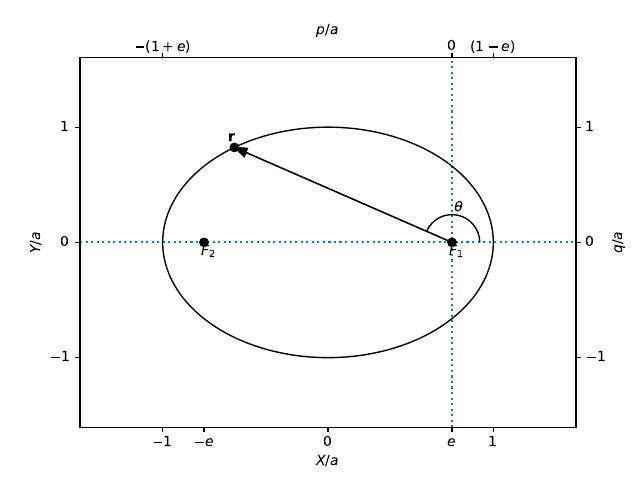

Source code (Python):
#!/usr/bin/env python

import numpy as np
import matplotlib as mpl
import matplotlib.pyplot as plt

# mpl.style.use("sm")

from matplotlib.patches import Arc
from matplotlib.transforms import Bbox, IdentityTransform, TransformedBbox


class AngleAnnotation(Arc):
    """Draws a cicular arc between two vectors

    Copied from https://matplotlib.org/stable/gallery/text_labels_and_annotations/angle_annotation.html#sphx-glr-gallery-text-labels-and-annotations-angle-annotation-py

    """
    def __init__(self, xy, p1, p2, size=75, unit="points", ax=None,
                 text="", textposition="inside", text_kw=None, **kwargs):
        """
        Parameters
        ----------
        xy, p1, p2 : tuple or array of two floats
            Center position and two points. Angle annotation is drawn between
            the two vectors connecting *p1* and *p2* with *xy*, respectively.
            Units are data coordinates.

        size : float
            Diameter of the angle annotation in units specified by *unit*.

        unit : str
            One of the following strings to specify the unit of *size*:

            * "pixels": pixels
            * "points": points, use points instead of pixels to not have a
              dependence on the DPI
            * "axes width", "axes height": relative units of Axes width, height
            * "axes min", "axes max": minimum or maximum of relative Axes
              width, height

        ax : `matplotlib.axes.Axes`
            The Axes to add the angle annotation to.

        text : str
            The text to mark the angle with.

        textposition : {"inside", "outside", "edge"}
            Whether to show the text in- or outside the arc. "edge" can be used
            for custom positions anchored at the arc's edge.

        text_kw : dict
            Dictionary of arguments passed to the Annotation.

        **kwargs
            Further parameters are passed to `matplotlib.patches.Arc`. Use this
            to specify, color, linewidth etc. of the arc.

        """
        self.ax = ax or plt.gca()
        self._xydata = xy  # in data coordinates
        self.vec1 = p1
        self.vec2 = p2
        self.size = size
        self.unit = unit
        self.textposition = textposition

        super().__init__(self._xydata, size, size, angle=0.0,
                         theta1=self.theta1, theta2=self.theta2, **kwargs)

        self.set_transform(IdentityTransform())
        self.ax.add_patch(self)

        self.kw = dict(ha="center", va="center",
                       xycoords=IdentityTransform(),
                       xytext=(0, 0), textcoords="offset points",
                       annotation_clip=True)
        self.kw.update(text_kw or {})
        self.text = ax.annotate(text, xy=self._center, **self.kw)

    def get_size(self):
        factor = 1.
        if self.unit == "points":
            factor = self.ax.figure.dpi / 72.
        elif self.unit[:4] == "axes":
            b = TransformedBbox(Bbox.unit(), self.ax.transAxes)
            dic = {"max": max(b.width, b.height),
                   "min": min(b.width, b.height),
                   "width": b.width, "height": b.height}
            factor = dic[self.unit[5:]]
        return self.size * factor

    def set_size(self, size):
        self.size = size

    def get_center_in_pixels(self):
        """return center in pixels"""
        return self.ax.transData.transform(self._xydata)

    def set_center(self, xy):
        """set center in data coordinates"""
        self._xydata = xy

    def get_theta(self, vec):
        vec_in_pixels = self.ax.transData.transform(vec) - self._center
        return np.rad2deg(np.arctan2(vec_in_pixels[1], vec_in_pixels[0]))

    def get_theta1(self):
        return self.get_theta(self.vec1)

    def get_theta2(self):
        return self.get_theta(self.vec2)

    def set_theta(self, angle):
        pass

    # Redefine attributes of the Arc to always give values in pixel space
    _center = property(get_center_in_pixels, set_center)
    theta1 = property(get_theta1, set_theta)
    theta2 = property(get_theta2, set_theta)
    width = property(get_size, set_size)
    height = property(get_size, set_size)

    # The following two methods are needed to update the text position.
    def draw(self, renderer):
        self.update_text()
        super().draw(renderer)

    def update_text(self):
        c = self._center
        s = self.get_size()
        angle_span = (self.theta2 - self.theta1) % 360
        angle = np.deg2rad(self.theta1 + angle_span / 2)
        r = s / 2
        if self.textposition == "inside":
            r = s / np.interp(angle_span, [60, 90, 135, 180],
                                          [3.3, 3.5, 3.8, 4])
        self.text.xy = c + r * np.array([np.cos(angle), np.sin(angle)])
        if self.textposition == "outside":
            def R90(a, r, w, h):
                if a < np.arctan(h/2/(r+w/2)):
                    return np.sqrt((r+w/2)**2 + (np.tan(a)*(r+w/2))**2)
                else:
                    c = np.sqrt((w/2)**2+(h/2)**2)
                    T = np.arcsin(c * np.cos(np.pi/2 - a + np.arcsin(h/2/c))/r)
                    xy = r * np.array([np.cos(a + T), np.sin(a + T)])
                    xy += np.array([w/2, h/2])
                    return np.sqrt(np.sum(xy**2))

            def R(a, r, w, h):
                aa = (a % (np.pi/4))*((a % (np.pi/2)) <= np.pi/4) + \
                     (np.pi/4 - (a % (np.pi/4)))*((a % (np.pi/2)) >= np.pi/4)
                return R90(aa, r, *[w, h][::int(np.sign(np.cos(2*a)))])

            bbox = self.text.get_window_extent()
            X = R(angle, r, bbox.width, bbox.height)
            trans = self.ax.figure.dpi_scale_trans.inverted()
            offs = trans.transform(((X-s/2), 0))[0] * 72
            self.text.set_position([offs*np.cos(angle), offs*np.sin(angle)])

if __name__ == "__main__":
    e = 0.75
    a = 1.
    b = a*np.sqrt(1. - e**2.)
    theta = 7.*np.pi/8.
    r = a*(1. - e**2.)/(1 + e*np.cos(theta))
    x = r*np.cos(theta) + a*e
    y = r*np.sin(theta)

    fig, ax = plt.subplots()
    ax_perifocal_1 = ax.twinx()
    ax_perifocal_2 = ax.twiny()
    # Plot ellipse
    ellipse = mpl.patches.Ellipse(
        xy=(0., 0.), width=2.*a, height=2.*b, edgecolor="k", fc="None"
    )
    ax.add_patch(ellipse)
    ax.scatter(a*e, 0., color="k")
    ax.scatter(-a*e, 0., color="k")
    ax.annotate(r"$F_{2}$", (-a*e, 0.), xytext=(4., -2.),
                textcoords="offset points", va="top", ha="center")
    ax.annotate(r"$F_{1}$", (a*e, 0.), xytext=(4., -2.),
                textcoords="offset points", va="top", ha="center")
    # Plot body
    ax.scatter(x, y, color="k")
    ax.arrow(a*e, 0., x - a*e, y, shape='full', length_includes_head=True,
              head_width=0.05, color="k")
    ax.annotate("$\mathbf{r}$", xy=(x, y), xytext=(-2., 2.),
                textcoords="offset points", va="bottom", ha="center")
    AngleAnnotation((a*e, 0.), (a, 0.), (x, y), ax=ax, size=40.,
                    text=r"$\theta$", textposition="outside")
    # Plot furniture
    ax.set_xticks(
        [-a, -a*e, 0., a*e, a], [r"$-1$", r"$-e$", "$0$", r"$e$", r"$1$"]
    )
    ax.set_yticks([-b, 0., b], [r"$-1$", r"$0$", r"$1$"])
    ax.minorticks_off()
    ax.set_xlim(-1.5*a, 1.5*a)
    ax.set_ylim(-1.5*a/np.sqrt(2.), 1.5*a/np.sqrt(2.))
    ax.vlines((a*e,), *ax.get_ylim(), ls="dotted", zorder=0.)
    ax.hlines((0.,), *ax.get_xlim(), ls="dotted", zorder=0.)
    # ax.vlines((a*e,), *ax.get_ylim(), color="gray", zorder=0.)
    # ax.hlines((0.,), *ax.get_xlim(), color="gray", zorder=0.)
    ax.set_xlabel(r"$X/a$")
    ax.set_ylabel(r"$Y/a$")

    ax_perifocal_1.set_yticks([-b, 0., b], [r"$-1$", r"$0$", r"$1$"])
    ax_perifocal_1.minorticks_off()
    ax_perifocal_1.set_ylim(-1.5*a/np.sqrt(2.), 1.5*a/np.sqrt(2.))
    ax_perifocal_1.set_ylabel(r"$q/a$")

    ax_perifocal_2.set_xticks(
        [-a*(1 + e) + a*e, 0. + a*e, a*(1 - e) + a*e],
        [r"$-(1 + e)$", r"$0$", r"$(1 - e)$"],
        va="center"
    )
    ax_perifocal_2.set_yticks([-b, 0., b], [r"$-1$", r"$0$", r"$1$"])
    ax_perifocal_2.minorticks_off()
    ax_perifocal_2.set_xlim(-1.5*a, 1.5*a)
    ax_perifocal_2.set_ylim(-1.5*a/np.sqrt(2.), 1.5*a/np.sqrt(2.))
    ax_perifocal_2.set_xlabel(r"$p/a$")

    fig.savefig("./elliptical_orbit.pdf")
    fig.savefig("./elliptical_orbit.jpg")
    plt.show()
